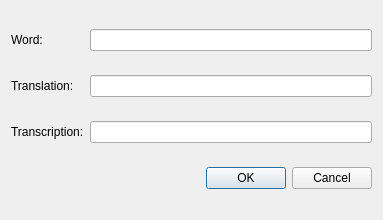
<?xml version="1.0" encoding="UTF-8"?>
<ui version="4.0">
 <class>QStarDict::AddWordDialog</class>
 <widget class="QDialog" name="QStarDict::AddWordDialog">
  <property name="geometry">
   <rect>
    <x>0</x>
    <y>0</y>
    <width>383</width>
    <height>220</height>
   </rect>
  </property>
  <property name="windowTitle">
   <string>Add a new word</string>
  </property>
  <layout class="QGridLayout" name="gridLayout">
   <item row="0" column="0">
    <widget class="QLabel" name="label">
     <property name="text">
      <string>Word:</string>
     </property>
    </widget>
   </item>
   <item row="0" column="1">
    <widget class="QLineEdit" name="wordEdit"/>
   </item>
   <item row="1" column="0">
    <widget class="QLabel" name="label_3">
     <property name="text">
      <string>Translation:</string>
     </property>
    </widget>
   </item>
   <item row="1" column="1">
    <widget class="QLineEdit" name="translationEdit"/>
   </item>
   <item row="2" column="0">
    <widget class="QLabel" name="label_2">
     <property name="text">
      <string>Transcription:</string>
     </property>
    </widget>
   </item>
   <item row="2" column="1">
    <widget class="QLineEdit" name="transcriptionEdit"/>
   </item>
   <item row="3" column="0" colspan="2">
    <widget class="QDialogButtonBox" name="buttonBox">
     <property name="orientation">
      <enum>Qt::Horizontal</enum>
     </property>
     <property name="standardButtons">
      <set>QDialogButtonBox::Cancel|QDialogButtonBox::Ok</set>
     </property>
    </widget>
   </item>
  </layout>
 </widget>
 <resources/>
 <connections>
  <connection>
   <sender>buttonBox</sender>
   <signal>accepted()</signal>
   <receiver>QStarDict::AddWordDialog</receiver>
   <slot>accept()</slot>
   <hints>
    <hint type="sourcelabel">
     <x>248</x>
     <y>254</y>
    </hint>
    <hint type="destinationlabel">
     <x>157</x>
     <y>274</y>
    </hint>
   </hints>
  </connection>
  <connection>
   <sender>buttonBox</sender>
   <signal>rejected()</signal>
   <receiver>QStarDict::AddWordDialog</receiver>
   <slot>reject()</slot>
   <hints>
    <hint type="sourcelabel">
     <x>316</x>
     <y>260</y>
    </hint>
    <hint type="destinationlabel">
     <x>286</x>
     <y>274</y>
    </hint>
   </hints>
  </connection>
 </connections>
</ui>
